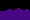

A 2D game scene composited from a Tiled map and its tileset images. What follows is a short description and the map's XML, with each tile layer's data collapsed to a summary:
An orthogonal 30x20 tile map with 1x1 px tiles, 2 tile layers (Tile Layer 1, Tile Layer 2).

<map version="1.9" tiledversion="1.9.2" orientation="orthogonal" renderorder="right-down" width="30" height="20" tilewidth="1" tileheight="1" infinite="0" nextlayerid="3" nextobjectid="1">
 <tileset firstgid="1" source="terrain_block.tsx" />
 <layer id="1" name="Tile Layer 1" width="30" height="20">
  <data>[600 cells, 0 non-empty, 0 distinct tile ids]</data>
 </layer>
 <layer id="2" name="Tile Layer 2" width="30" height="20">
  <data>[600 cells, 311 non-empty, 9 distinct tile ids]</data>
 </layer>
</map>
